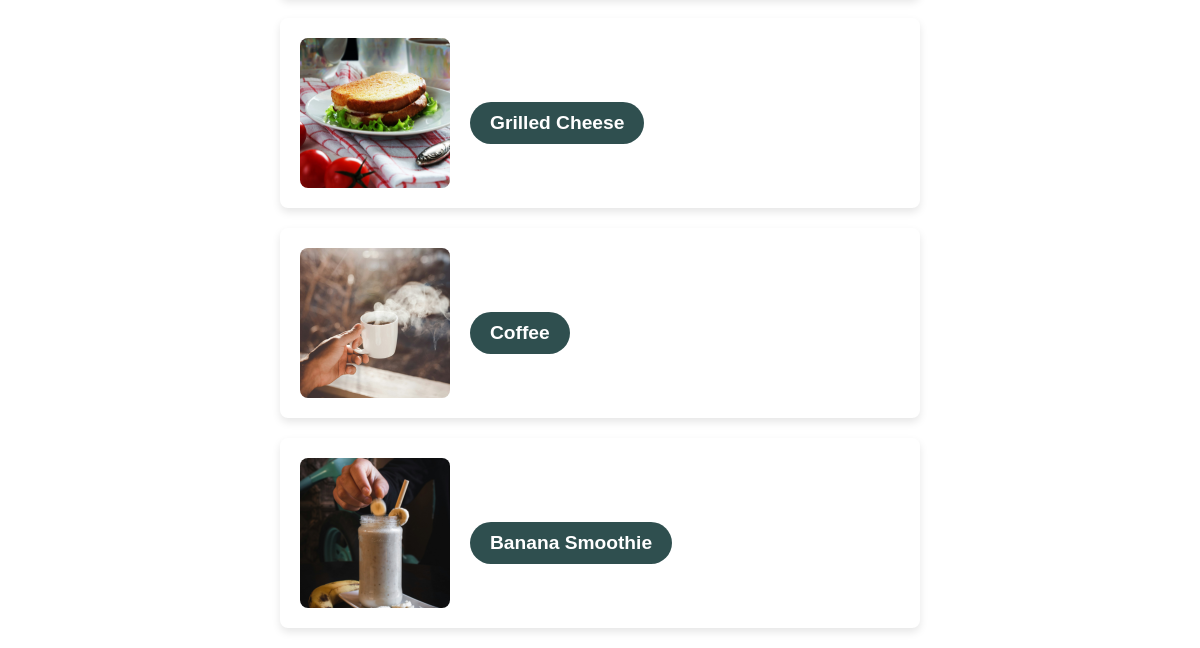
/recipes/ (signed in, lower part), run on an earlier commit of the app's database.
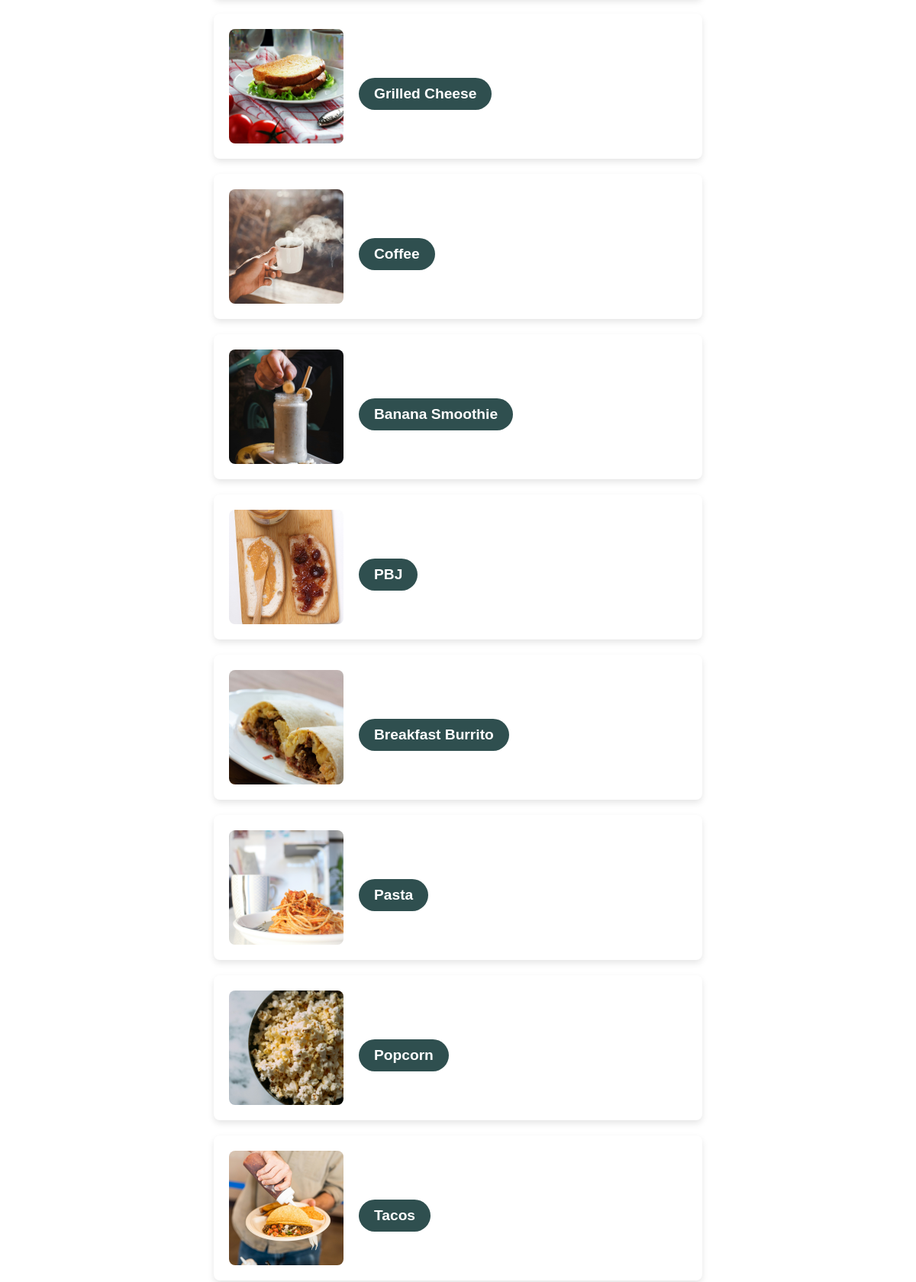
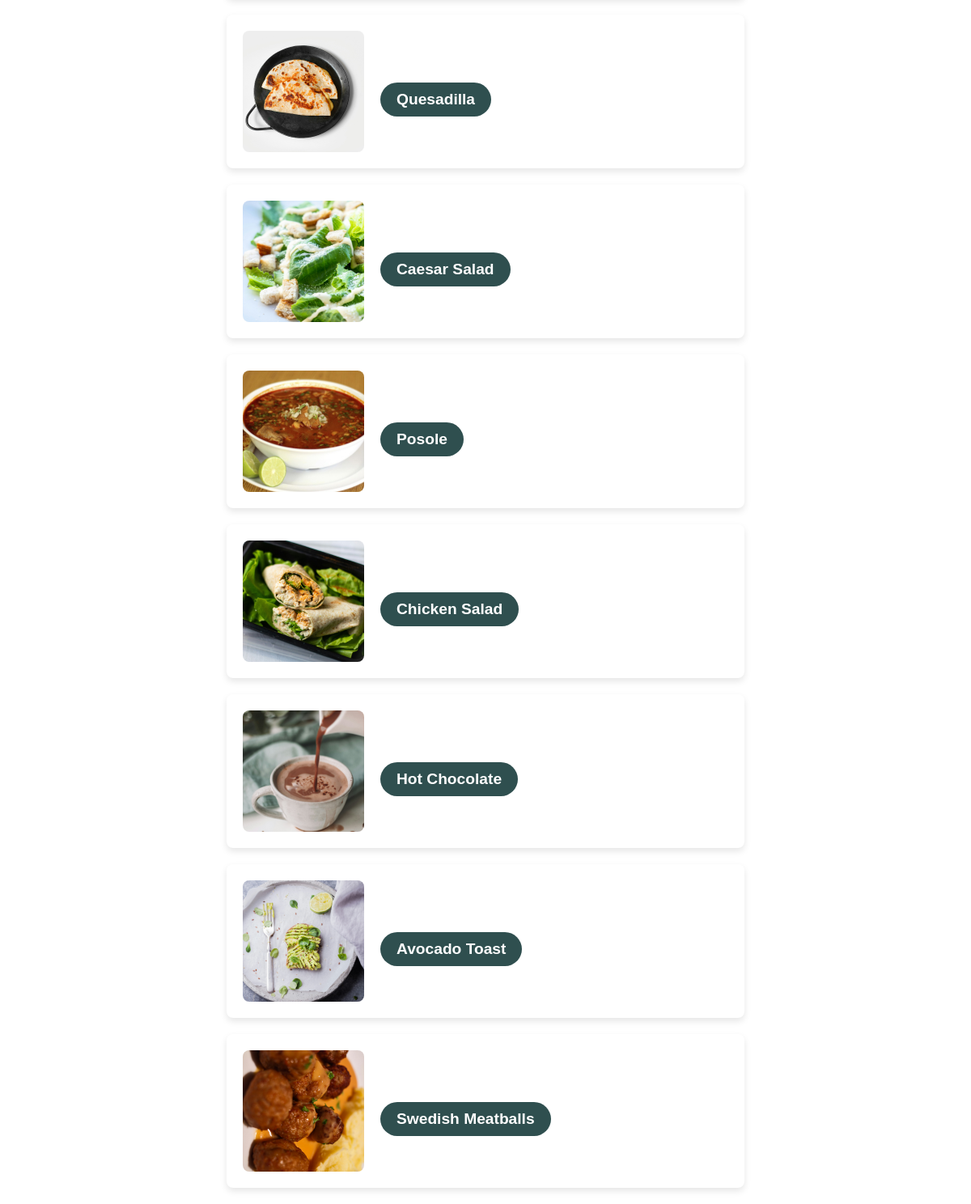
And on a later commit of the database (2 pictures, top to bottom).
### recipes/models.py (models this page shows, shortened)
class Recipe(models.Model):
    name= models.CharField(max_length=120)
    cooking_time= models.FloatField(help_text='minutes')
    ingredients= models.CharField(max_length=400, help_text='Ingredients must be separated by commas.')
    pic = models.ImageField(upload_to='recipes', default='no_picture.jpg')
    def get_absolute_url(self):
        return reverse ('recipes:detail', kwargs={'pk': self.pk})

### recipes/views.py (the view)
# urls.py: path('recipes/', RecipeListView.as_view(), name='list'),  # List view for recipes
class RecipeListView(LoginRequiredMixin, ListView):                 # Class-based view
    model = Recipe                               # Specify model
    template_name = 'recipes/recipe_list.html'   # Specify template

### recipes/templates/recipes/recipe_list.html (shortened to what this page needs)
{% load static %}
<!DOCTYPE html>
<html lang="en">
<head>
</head>
<body>
    <div class="content-wrapper">
        <br>
        <div class="recipe-list">
            {% for recipe in object_list %}
            <div class="recipe-card">
                <img src="{{ recipe.pic.url }}" alt="{{ recipe.name }}" class="recipe-image">
                <div class="recipe-info">
                    <h2><a href = "{{recipe.get_absolute_url}}">{{ recipe.name }}</a></h2>
                </div>
            </div>
            {% endfor %}
        </div>
    </div>
</body>
</html>

### recipes/templates/recipes/recipe_list.html (style rules this page uses)
html, body { margin: 0; padding: 0; width: 100%; height: 100%; }
body { display: flex; flex-direction: column; align-items: center; position: relative; font-size: 1.5rem; color: rgb(47, 79, 79); min-height: 100vh; }
.content-wrapper { width: 100%; max-width: 1200px; padding: 20px; text-align: center; display: flex; flex-direction: column; align-items: center; }
.recipe-list { display: flex; flex-direction: column; align-items: center; gap: 20px; margin-top: 20px; }
.recipe-card { display: flex; align-items: center; background-color: white; border-radius: 8px; box-shadow: 0 4px 8px rgba(0, 0, 0, 0.1); padding: 20px; width: 600px; max-width: 100%; }
.recipe-image { width: 150px; height: 150px; border-radius: 8px; object-fit: cover; margin-right: 20px; }
.recipe-info h2 { font-family: 'Roboto Mono', 'Calibri', 'Trebuchet MS', sans-serif; color: #2F4F4F; font-size: 1.5rem; margin: 0; }
a { display: inline-block; padding: 10px 20px; margin-top: 20px; text-decoration: none; font-size: 1.2rem; font-family: 'Roboto Mono', 'Calibri', 'Trebuchet MS', sans-serif; color: white; background-color: rgb(47, 79, 79); border-radius: 25px; transition: background-color 0.3s ease, transform 0.3s ease; }

What changed in the data, as far as the page shows it:
added Recipe: pic (picture), name "PBJ"
added Recipe: pic (picture), name "Breakfast Burrito"
added Recipe: pic (picture), name "Pasta"
added Recipe: pic (picture), name "Popcorn"
added Recipe: pic (picture), name "Tacos"
added Recipe: pic (picture), name "Quesadilla"
added Recipe: pic (picture), name "Caesar Salad"
added Recipe: pic (picture), name "Posole"
added Recipe: pic (picture), name "Chicken Salad"
added Recipe: pic (picture), name "Hot Chocolate"
added Recipe: pic (picture), name "Avocado Toast"
added Recipe: pic (picture), name "Swedish Meatballs"
